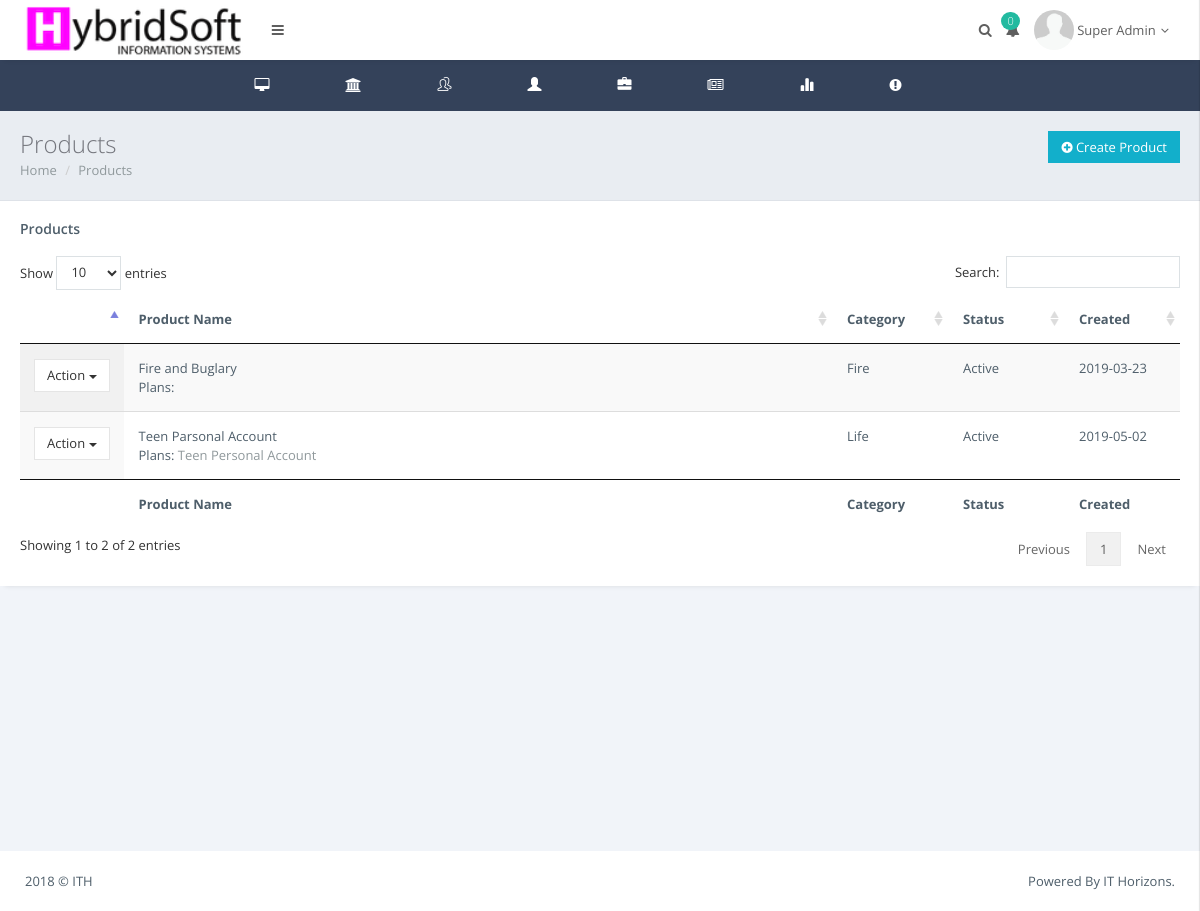
/admin/manageProd.php (signed in), run on the app's committed database.
### tables this page shows
CREATE TABLE `users` (
  `user_id` int(10) NOT NULL,
  `username` varchar(50) NOT NULL,
  `rc` varchar(12) NOT NULL,
  `telephone` varchar(12) NOT NULL,
  `email` varchar(50) NOT NULL,
  `address` text NOT NULL,
  `city` varchar(50) NOT NULL,
  `state` varchar(50) NOT NULL,
  `dob` date NOT NULL,
  `lastname` varchar(50) NOT NULL,
  `firstname` varchar(50) NOT NULL,
  `middlename` varchar(50) NOT NULL,
  `password` varchar(255) NOT NULL,
  `role_id` int(11) NOT NULL,
  `nfname` varchar(200) NOT NULL,
  `nlname` varchar(200) NOT NULL,
  `nphone` varchar(200) NOT NULL,
  `nemail` varchar(200) NOT NULL,
  `naddress` text NOT NULL,
  `created` date NOT NULL,
  `createdby` int(11) NOT NULL
);

CREATE TABLE `product_setup` (
  `product_id` int(10) NOT NULL,
  `product_name` varchar(50) NOT NULL,
  `description` text NOT NULL,
  `insurance_id` int(10) NOT NULL,
  `status` enum('Active','Inactive') NOT NULL,
  `start_date` date NOT NULL,
  `end_date` date NOT NULL,
  `sup_doc` varbinary(50) NOT NULL,
  `category` varchar(100) NOT NULL,
  `type` varchar(11) NOT NULL,
  `type_id` int(11) NOT NULL
);

CREATE TABLE `plan_setup` (
  `plan_id` int(10) NOT NULL,
  `name` varchar(100) NOT NULL,
  `premium` int(50) NOT NULL,
  `product_id` int(10) NOT NULL,
  `discounts` int(50) NOT NULL,
  `sum_assured` int(50) NOT NULL,
  `expenses` int(50) NOT NULL,
  `commission` int(11) NOT NULL,
  `created` date NOT NULL
);

### admin/index.php (called while the page is built, shortened)
<?php
include_once "../db.php";
if (isset($_SESSION["id"])){
    $user_id = $_SESSION["id"];
    $userQuery = "SELECT * FROM users WHERE user_id = '$user_id'";
    $result = mysqli_query($con, $userQuery);
    $user = mysqli_fetch_assoc($result);
    $name=$user['firstname']." ".$user['lastname'];
    $uid=$user['user_id'];
    $ins_comp=$con->query("SELECT insurance_id FROM iuser WHERE user_id='$uid'");
    $ra=$ins_comp->fetch_array();
    $i_id=$ra['insurance_id'];
}else{
    header('Location:../index.php');
}
?>

### admin/manageProd.php (the view, shortened to what this page needs)
<!DOCTYPE html>
<html>
    <head>
        <link href="../res/plugins/pace-master/themes/blue/pace-theme-flash.css" rel="stylesheet"/>
        <link href="../res/plugins/uniform/css/uniform.default.min.css" rel="stylesheet"/>
        <link href="../res/plugins/bootstrap/css/bootstrap.min.css" rel="stylesheet" type="text/css"/>
        <link href="../res/plugins/fontawesome/css/font-awesome.css" rel="stylesheet" type="text/css"/>
        <link href="../res/plugins/line-icons/simple-line-icons.css" rel="stylesheet" type="text/css"/>
        <link href="../res/plugins/offcanvasmenueffects/css/menu_cornerbox.css" rel="stylesheet" type="text/css"/>
        <link href="../res/plugins/waves/waves.min.css" rel="stylesheet" type="text/css"/>
        <link href="../res/plugins/switchery/switchery.min.css" rel="stylesheet" type="text/css"/>
        <link href="../res/plugins/3d-bold-navigation/css/style.css" rel="stylesheet" type="text/css"/>
        <link href="../res/plugins/slidepushmenus/css/component.css" rel="stylesheet" type="text/css"/>
        <link href="../res/plugins/datatables/css/jquery.datatables.min.css" rel="stylesheet" type="text/css"/>
        <link href="../res/plugins/datatables/css/jquery.datatables_themeroller.css" rel="stylesheet" type="text/css"/>
        <link href="../res/plugins/x-editable/bootstrap3-editable/css/bootstrap-editable.css" rel="stylesheet" type="text/css">
        <link href="../res/plugins/bootstrap-datepicker/css/datepicker3.css" rel="stylesheet" type="text/css"/>
        <link href="../res/css/modern.css" rel="stylesheet" type="text/css"/>
        <link href="../res/css/themes/white.css" class="theme-color" rel="stylesheet" type="text/css"/>
        <link href="../res/css/custom.css" rel="stylesheet" type="text/css"/>
    </head>
    <?php
    include 'nav.php';
    ?>
<div class="page-inner">
    <div class="page-title">
        <a href="product.php" class="pull-right btn btn-info"><i class="fa fa-plus-circle"></i> Create Product</a>
        <h3>Products </h3>
        <div class="page-breadcrumb">
            <ol class="breadcrumb">
                <li><a href="home.php">Home</a></li>
                <li><a href="#">Products</a></li>
            </ol>
        </div>
    </div>
     <div class="row">
                        <div class="col-md-12">
                            <div class="panel panel-white">
                                <div class="panel-heading clearfix">
                                    <h4 class="panel-title">Products</h4>
                                </div>
                                <div class="panel-body">
                                   <div class="table-responsive">
                                    <table id="example" class="display table" style="width: 100%; cellspacing: 0;">
                                        <thead>
                                            <tr>
                                                <th width="4%"></th>
                                                <th>Product Name</th>
                                                <th width="10%">Category</th>
                                                <th width="10%">Status</th>
                                                <th width="10%">Created</th>
                                            </tr>
                                        </thead>
                                        <tfoot>
                                            <tr>
                                                <th width="4%"></th>
                                                <th>Product Name</th>
                                                <th width="10%">Category</th>
                                                <th width="10%">Status</th>
                                                <th width="10%">Created</th>
                                            </tr>
                                        </tfoot>
                                        <tbody>
                                            <?php
                                            $pr=$con->query("SELECT * FROM product_setup WHERE insurance_id='$i_id'");
                                            while($ro=$pr->fetch_array()){
                                                $id=$ro['product_id'];
                                            ?>
                                            <tr>
                                                <td>
                                                    <div class="input-group-btn">
                                                        <button type="button" class="btn btn-default dropdown-toggle" data-toggle="dropdown" aria-expanded="false">Action <span class="caret"></span></button>
                                                    </div>
                                                </td>
                                                <td>
                                                    <?php echo $ro['product_name']; ?>
                                                    <div class="page-breadcrumb">
                                                        <ol class="breadcrumb">
                                                            Plans:
                                                            <?php
                                                            $co=$con->query("SELECT * FROM plan_setup WHERE product_id='$id'");
                                                            while($rw=$co->fetch_array()){
                                                                $plan=$rw['plan_id'];
                                                            ?>
                                                            <li><a href="managecover.php?id=<?php echo $plan; ?>&prod=<?php echo $id; ?>"><?php echo $rw['name']; ?></a></li>
                                                            <?php } ?>
                                                        </ol>
                                                    </div>
                                                </td>
                                                <td><?php echo $ro['category']; ?></td>
                                                <td><?php echo $ro['status']; ?></td>
                                                <td><?php echo $ro['start_date']; ?></td>
                                            </tr>
                                            <?php } ?>
                                        </tbody>
                                       </table>
                                    </div>
                                </div>
                            </div>
                        </div>
    </div>
</div>
 <?php include 'tfoot.php'; ?>

### admin/nav.php (shortened to what this page needs)
<?php
include_once "index.php";?>
    <body class="page-header-fixed page-horizontal-bar">
        <main class="page-content content-wrap">
            <div class="navbar">
                <div class="navbar-inner">
                    <div class="logo-box" style="background: #fff;">
                        <a href="home.php" class="logo-text">
                            <span>
                                <img src="../assets/images/logo2.png" height="54" alt=""/>
                            </span></a>
                    </div>
                    <div class="topmenu-outer">
                        <div class="top-menu">
                            <ul class="nav navbar-nav navbar-left">
                                <li>
                                    <a href="javascript:void(0);" class="waves-effect waves-button waves-classic sidebar-toggle"><i class="fa fa-bars"></i></a>
                                </li>
                            </ul>
                            <ul class="nav navbar-nav navbar-right">
                                <li>
                                    <a href="javascript:void(0);" class="waves-effect waves-button waves-classic show-search"><i class="fa fa-search"></i></a>
                                </li>
                                <?php
                                        $usrx=$con->query("SELECT count(distinct user_id) AS customer, count(policy) AS policy, sum(premium) AS premium FROM transaction WHERE insurance_id='$i_id' AND status='Active' ");
                                        $ru2=$usrx->fetch_array();
                                        $n=$ru2['policy'];
                                        ?>
                                <li class="dropdown">
                                    <a href="#" class="dropdown-toggle waves-effect waves-button waves-classic" data-toggle="dropdown"><i class="fa fa-bell"></i><span class="badge badge-success pull-right"><?php echo $n;?></span></a>
                                </li>
                                <li class="dropdown">
                                    <a href="#" class="dropdown-toggle waves-effect waves-button waves-classic" data-toggle="dropdown">
                                        <img class="img-circle avatar" src="../res/images/avatar1.png" width="40" height="40" alt="">
                                        <span class="user-name"><?php echo $name; ?><i class="fa fa-angle-down"></i></span>
                                    </a>
                                </li>
                                <li>
                                    <a href="javascript:void(0);"  id="showRight"></a>
                                </li>
                            </ul>
                        </div>
                    </div>
                </div>
            </div>
            <div class="horizontal-bar sidebar">
                <div class="page-sidebar-inner slimscroll">
                    <ul class="menu accordion-menu">
                        <li><a href="home.php" class="waves-effect waves-button"><span class="menu-icon fa fa-desktop"></span><p>Dashboard</p></a></li>
                        <li class="droplink"><a href="#" class="waves-effect waves-button"><span class="menu-icon fa fa-bank"></span><p>Partners</p><span class="arrow"></span></a>
                        </li>
                        <li class="droplink"><a href="#" class="waves-effect waves-button"><span class="menu-icon icon-users"></span><p>Customers</p><span class="arrow"></span></a>
                        </li>
                        <li class="droplink"><a href="#" class="waves-effect waves-button"><span class="menu-icon glyphicon glyphicon-user"></span><p>Marketers</p><span class="arrow"></span></a>
                        </li>
                        <li class="droplink"><a href="#" class="waves-effect waves-button"><span class="menu-icon glyphicon glyphicon-briefcase"></span><p>Claims</p><span class="arrow"></span></a>
                        </li>
                        <li class="droplink"><a href="#" class="waves-effect waves-button"><span class="menu-icon fa fa-newspaper-o"></span><p>Products</p><span class="arrow"></span></a>
                        </li>
                        <li><a href="report.php" class="waves-effect waves-button"><span class="menu-icon glyphicon glyphicon-stats"></span><p>Reporting</p></a></li>
                        <li><a href="complain.php" class="waves-effect waves-button"><span class="menu-icon fa fa-exclamation-circle"></span><p>Complians</p></a></li>
                    </ul>
                </div>
            </div>

### res/css/themes/white.css (style rules this page uses)
.page-content { background: #34425A; }
.navbar .logo-box { background: #fff; }
.navbar .logo-box a { color: #5f5f5f; }
.sidebar { background: #34425A; }
.menu { background: #34425A; }
.menu.accordion-menu a { color: #899dc1; }

### data on the page
users: name "Super Admin"
product_setup: product_name "Fire and Buglary", category "Fire", status "Active", start_date "2019-03-23"
product_setup: product_name "Teen Parsonal Account", category "Life", status "Active", start_date "2019-05-02"
plan_setup: name "Teen Personal Account"

### other printed values
$n "0"
